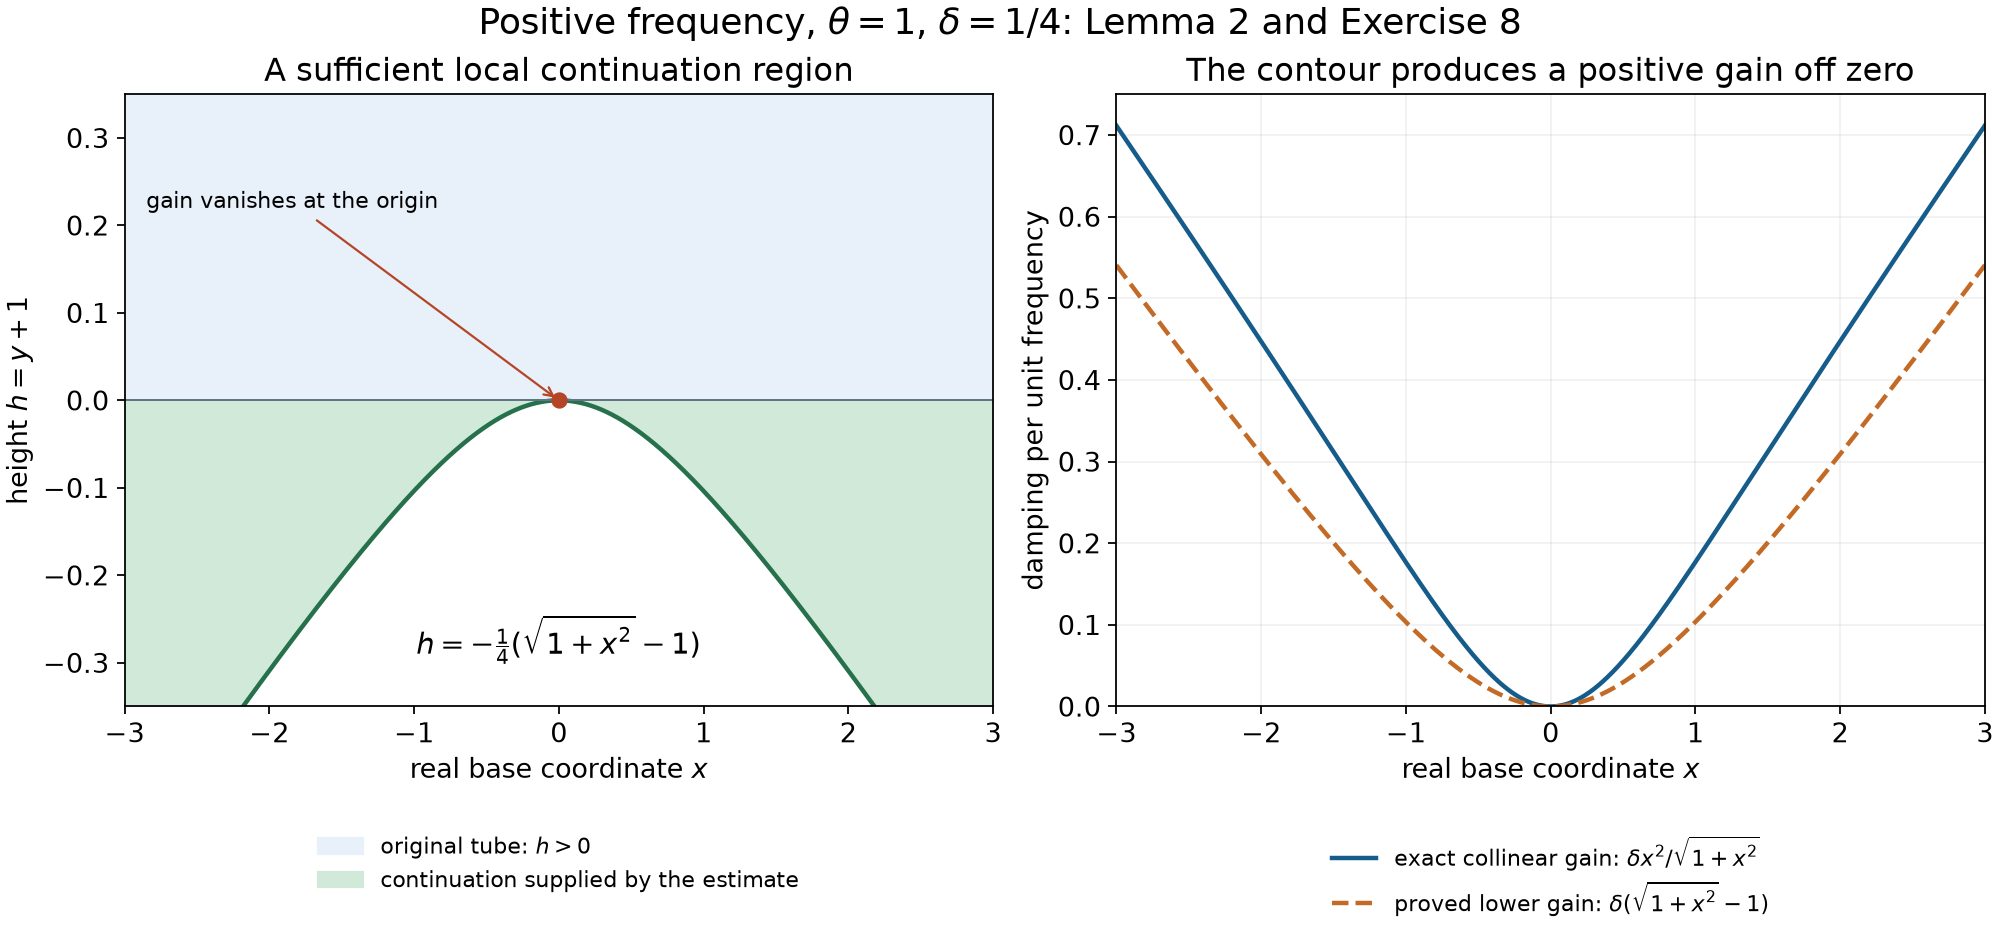

This chart was generated by the following Python code:
"""AN01-U092 Lemma 2 and Exercise 8: exact phase gains. CC0-1.0."""
from pathlib import Path
import numpy as np
import matplotlib
matplotlib.use("Agg")
import matplotlib.pyplot as plt

out=Path(__file__).resolve().parent
plt.rcParams.update({"font.size":12,"svg.fonttype":"none"})
x=np.linspace(-3,3,1201)
delta=0.25
bound=delta*(np.sqrt(1+x*x)-1)
exact=delta*x*x/np.sqrt(1+x*x)
fig,(a,b)=plt.subplots(1,2,figsize=(12.5,5.8),layout="constrained")
a.fill_between(x,0,0.35,color="#e8f0f9",label=r"original tube: $h>0$")
a.fill_between(x,np.maximum(-bound,-0.35),0,color="#d1e9d8",
               label="continuation supplied by the estimate")
a.plot(x,-bound,color="#26704b",lw=2)
a.axhline(0,color="#617486",lw=0.9)
a.scatter([0],[0],color="#b44627",s=40,zorder=5)
a.annotate("gain vanishes at the origin",xy=(0,0),xytext=(-2.85,0.22),
           fontsize=10,arrowprops={"arrowstyle":"->","color":"#b44627"})
a.text(0,-0.29,r"$h=-\frac{1}{4}(\sqrt{1+x^2}-1)$",ha="center",fontsize=13,
       bbox={"facecolor":"white","edgecolor":"none","alpha":0.85})
a.set(xlim=(-3,3),ylim=(-0.35,0.35),xlabel=r"real base coordinate $x$",
      ylabel=r"height $h=y+1$",title="A sufficient local continuation region")
a.legend(loc="upper center",bbox_to_anchor=(0.5,-0.18),fontsize=10,frameon=False)
b.plot(x,exact,color="#155c8b",lw=2,label=r"exact collinear gain: $\delta x^2/\sqrt{1+x^2}$")
b.plot(x,bound,color="#c26a26",lw=2,ls="--",
       label=r"proved lower gain: $\delta(\sqrt{1+x^2}-1)$")
b.set(xlim=(-3,3),ylim=(0,0.75),xlabel=r"real base coordinate $x$",
      ylabel="damping per unit frequency",
      title="The contour produces a positive gain off zero")
b.grid(alpha=0.18)
b.legend(loc="upper center",bbox_to_anchor=(0.5,-0.18),fontsize=10,frameon=False)
fig.suptitle(r"Positive frequency, $\theta=1$, $\delta=1/4$: Lemma 2 and Exercise 8",
             fontsize=16)
for extension in ["png","svg"]:
 p=out/("convolution-contour-gain."+extension)
 fig.savefig(p,dpi=160,facecolor="white")
 if extension=="svg":
  p.write_text("\n".join(line.rstrip() for line in p.read_text(encoding="utf-8").splitlines())+"\n",encoding="utf-8")
plt.close(fig)
